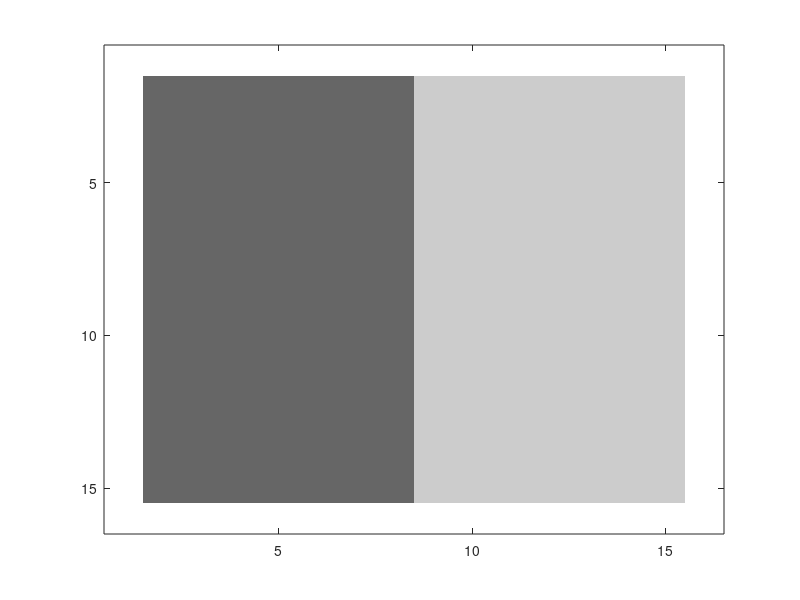

Reproduce this figure in MATLAB. (Note: this script raises an error after producing the figure.)
%% Matlab Homework Ch 6
% Kelly Jahn 
% Due 2/15/2018

%% Q6.1 Koffka Ring


darkgray = [.4 .4 .4];
lightgray = [.8 .8 .8];
white = [1 1 1];
cmap = [darkgray; lightgray; white]

x=ones(16);
x(:,9:16) = 2;
x(:,[1 16]) = 3;
x([1 16],:) = 3;

radius = 0.7;

radiusimage = sqrt(x.^2+x.^2);
aperture=NaN(size(radiusimage));
aperture(radiusimage<radius)=1;
aperture(radiusimage>=radius)=0;

image(x); colormap(cmap);



%% Q6.2 Funkystim

n=701;
nseg = 6; %number of segments
radius = .7; %radius of the aperture

[X,Y] = meshgrid(linspace(-1,1,n));

%create segment pattern

theta = atan2(Y,X)./pi;
theta = mod(theta*nseg,1);
%theta=max(theta(:))-theta; %this flips the direction 

%create aperture
radiusimage = sqrt(X.^2+Y.^2);
aperture=NaN(size(radiusimage));
aperture(radiusimage<radius)=1;
aperture(radiusimage>=radius)=0;

illusion=theta.*aperture;
imagesc(theta(illusion));
axis square
axis off
colormap(gray(256))